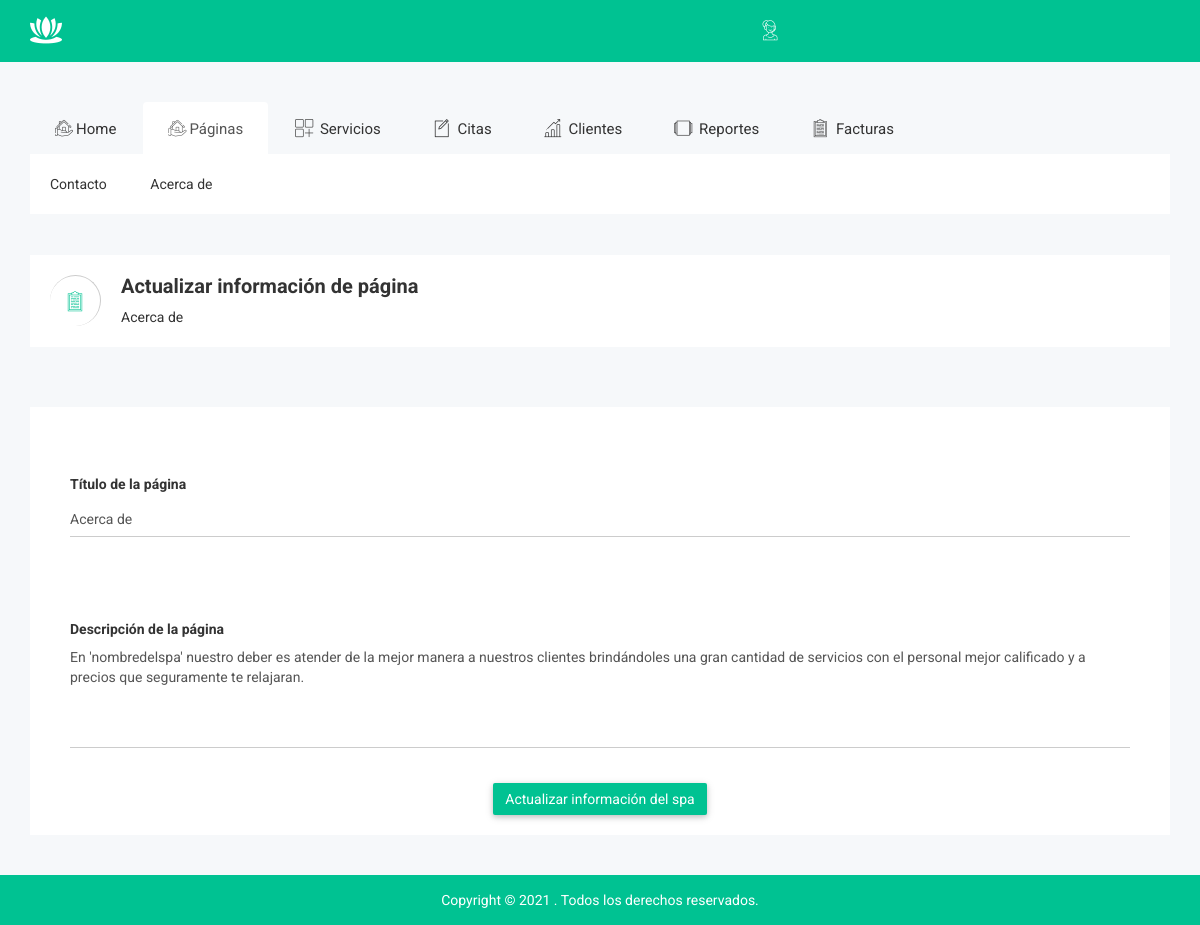
Screenshot of /admin/about-us.php (signed in) with the database file from the repository.
### tables this page shows
CREATE TABLE `tbpagina` (
  `ID` int(10) NOT NULL,
  `PageType` varchar(200) DEFAULT NULL,
  `PageTitle` mediumtext DEFAULT NULL,
  `PageDescription` mediumtext DEFAULT NULL,
  `Email` varchar(200) DEFAULT NULL,
  `MobileNumber` bigint(10) DEFAULT NULL,
  `UpdationDate` date DEFAULT NULL,
  `Timing` varchar(200) NOT NULL
);

### admin/about-us.php (the view, shortened to what this page needs)
<?php
include('include/connection.php');
if (strlen($_SESSION['bsspa']==0)) {
  header('location:logout.php');
  } else{
?>
  <!doctype html>
<html class="no-js" lang="">
<head>
 <?php include('include/header_module.php');?>
<div class="container">
	<div class="row">
		<div class="col-lg-12 col-md-12 col-sm-12 col-xs-12">
	<?php if($msg) {echo $msg;}?></div>
	<?php
	$ret=mysqli_query($con,"select * from  tbpagina where PageType='Acercade'");
	while ($row=mysqli_fetch_array($ret)) {
	?>
	</div>
</div>
<div class="breadcomb-area">
	<div class="container">
		<div class="row">
			<div class="col-lg-12 col-md-12 col-sm-12 col-xs-12">
				<div class="breadcomb-list">
					<div class="row">
						<div class="col-lg-6 col-md-6 col-sm-6 col-xs-12">
							<div class="breadcomb-wp">
								<div class="breadcomb-icon">
									<i class="notika-icon notika-form"></i>
								</div>
								<div class="breadcomb-ctn">
									<h2>Actualizar información de página</h2>
									<p>Acerca de</p>
								</div>
							</div>
						</div>
					</div>
				</div>
			</div>
		</div>
	</div>
</div>
<div class="form-element-area">
    <div class="container">
        <div class="row">
            <div class="col-lg-12 col-md-12 col-sm-12 col-xs-12">
                <div class="form-element-list mg-t-30">
                <form method="post">
                <div class="row">
            		<div class="col-lg-12 col-md-12 col-sm-12 col-xs-12">
            			<div class="form-element-list mg-t-30">
            				<div class="row">
                        		<div class="col-lg-12 col-md-12 col-sm-12 col-xs-12">
                            		<div class="floating-numner form-rlt-mg">
                            			<h5>Título de la página</h5>
                        			</div>
                        		</div>
                        	</div>
                        	<div class="row">
                        		<div class="col-lg-12 col-md-12 col-sm-12 col-xs-12">
                            		<div class="form-group">
                                		<div class="nk-int-st">
                                			<input type="text" class="form-control" id="pagetitle" name="pagetitle" value="<?php  echo $row['PageTitle'];?>" required="true">
                            			</div>
                        			</div>
                    			</div>
                        	</div>
                    	</div>
                	</div>
                </div>
                <div class="row">
            		<div class="col-lg-12 col-md-12 col-sm-12 col-xs-12">
            			<div class="form-element-list mg-t-30">
            				<div class="row">
                        		<div class="col-lg-12 col-md-12 col-sm-12 col-xs-12">
                            		<div class="floating-numner form-rlt-mg">
                            			<h5>Descripción de la página</h5>
                        			</div>
                        		</div>
                        	</div>
                        	<div class="row">
                        		<div class="col-lg-12 col-md-12 col-sm-12 col-xs-12">
                            		<div class="form-group">
                                		<div class="nk-int-st">
                                			<textarea name="pagedes" id="pagedes" rows="5" cols="5" class="form-control"><?php  echo $row['PageDescription'];?></textarea>
                            			</div>
                        			</div>
                    			</div>
                        	</div>
                    	</div>
                	</div>
                </div>
				<?php } ?>
                <div class="row">
            		<div class="col-lg-12 col-md-12 col-sm-12 col-xs-12">
                    	<div class="form-example-int">
                        	<center><button type="submit" name="submit" class="btn btn-success notika-btn-success">Actualizar información del spa</button></center>
                    	</div>
                	</div>
        		</div>
        		</form>
    			</div>
			</div>
		</div>
	</div>
</div>
<?php } ?>

### admin/css/wave/button.css (style rules this page uses)
.btn-default.notika-btn-default, .btn-info.notika-btn-info, .btn-primary.notika-btn-primary, .btn-success.notika-btn-success, .btn-warning.notika-btn-warning, .btn-danger.notika-btn-danger { box-shadow: 0 2px 5px rgba(0,0,0,.16), 0 2px 10px rgba(0,0,0,.12); border:none; outline:none !important; border-radius:2px; font-size:14px; }
.btn-success.notika-btn-success, .btn-success.success-icon-notika { background-color: #00c292; }

### admin/css/main.css (style rules this page uses)
html { color: #222; font-size: 1em; line-height: 1.4; }
textarea { resize: vertical; }

### rows the page displays
tbpagina: pagetitle "Acerca de", pagedes "En 'nombredelspa' nuestro deber es atender de la mejor manera a nuestros clientes brindándoles una gran cantidad de servicios con el personal mejor calificado y a precios que seguramente te relajaran."
